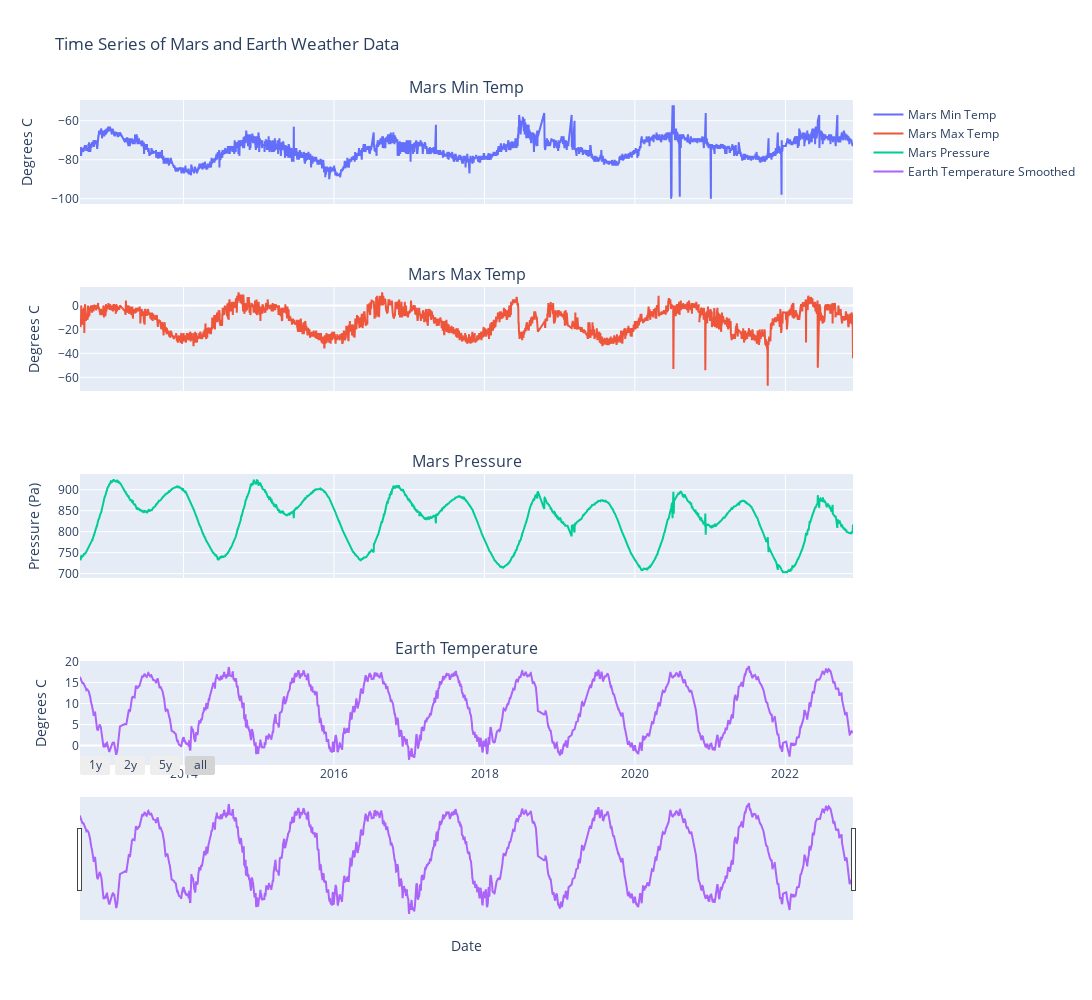

The notebook cell this image was saved under:
### Code cell
# Time Series Plots:
merged_df['temperature_2m_smooth'] = merged_df['temperature_2m'].rolling(window=7).mean()

fig = make_subplots(rows=4, cols=1, shared_xaxes=True,
                    subplot_titles=("Mars Min Temp", "Mars Max Temp", "Mars Pressure", "Earth Temperature"))

# Plot each variable on a separate subplot
fig.add_trace(go.Scatter(x=merged_df['date'], y=merged_df['min_temp'], name='Mars Min Temp'), row=1, col=1)
fig.add_trace(go.Scatter(x=merged_df['date'], y=merged_df['max_temp'], name='Mars Max Temp'), row=2, col=1)
fig.add_trace(go.Scatter(x=merged_df['date'], y=merged_df['pressure'], name='Mars Pressure'), row=3, col=1)
fig.add_trace(go.Scatter(x=merged_df['date'], y=merged_df['temperature_2m_smooth'], name='Earth Temperature Smoothed'), row=4, col=1)

fig.update_xaxes(title_text="Date", row=4, col=1, rangeslider_visible=True, rangeselector=dict(
    buttons=list([
        dict(count=1, label="1y", step="year", stepmode="backward"),
        dict(count=2, label="2y", step="year", stepmode="backward"),
        dict(count=5, label="5y", step="year", stepmode="backward"),
        dict(step="all")
    ])
))

# Update x-axis and y-axis labels
fig.update_xaxes(title_text="Date", row=4, col=1)  # Only the last subplot needs the x-axis label
fig.update_yaxes(title_text="Degrees C", row=1, col=1)
fig.update_yaxes(title_text="Degrees C", row=2, col=1)
fig.update_yaxes(title_text="Pressure (Pa)", row=3, col=1)
fig.update_yaxes(title_text="Degrees C", row=4, col=1)

fig.update_layout(
    # paper_bgcolor='rgba(0,0,0,0)',
    #               plot_bgcolor='rgba(0,0,0,0)',
                #   font=dict(color='white'),
                  width=1500, 
                  height=1000, 
                  title_text="Time Series of Mars and Earth Weather Data")
fig.show()

### Figure 1 — Plotly figure (JSON) as saved in the notebook; plotly's stock layout.template omitted (floating-point values rounded to 4 significant figures; data arrays with more than 128 entries replaced by an {"elided": "..."} marker saying what was removed)
{"data": [{"name": "Mars Min Temp", "type": "scatter", "x": {"elided": "5450 str values"}, "xaxis": "x", "y": {"elided": "5450 int values"}, "yaxis": "y"}, {"name": "Mars Max Temp", "type": "scatter", "x": {"elided": "5450 str values"}, "xaxis": "x2", "y": {"elided": "5450 int values"}, "yaxis": "y2"}, {"name": "Mars Pressure", "type": "scatter", "x": {"elided": "5450 str values"}, "xaxis": "x3", "y": {"elided": "5450 int values"}, "yaxis": "y3"}, {"name": "Earth Temperature Smoothed", "type": "scatter", "x": {"elided": "5450 str values"}, "xaxis": "x4", "y": {"elided": "5450 float values"}, "yaxis": "y4"}], "layout": {"annotations": [{"font": {"size": 16}, "showarrow": false, "text": "Mars Min Temp", "x": 0.5, "xanchor": "center", "xref": "paper", "y": 1, "yanchor": "bottom", "yref": "paper"}, {"font": {"size": 16}, "showarrow": false, "text": "Mars Max Temp", "x": 0.5, "xanchor": "center", "xref": "paper", "y": 0.7188, "yanchor": "bottom", "yref": "paper"}, {"font": {"size": 16}, "showarrow": false, "text": "Mars Pressure", "x": 0.5, "xanchor": "center", "xref": "paper", "y": 0.4375, "yanchor": "bottom", "yref": "paper"}, {"font": {"size": 16}, "showarrow": false, "text": "Earth Temperature", "x": 0.5, "xanchor": "center", "xref": "paper", "y": 0.1562, "yanchor": "bottom", "yref": "paper"}], "height": 1000, "title": {"text": "Time Series of Mars and Earth Weather Data"}, "width": 1500, "xaxis": {"anchor": "y", "domain": [0, 1], "matches": "x4", "showticklabels": false}, "xaxis2": {"anchor": "y2", "domain": [0, 1], "matches": "x4", "showticklabels": false}, "xaxis3": {"anchor": "y3", "domain": [0, 1], "matches": "x4", "showticklabels": false}, "xaxis4": {"anchor": "y4", "domain": [0, 1], "rangeselector": {"buttons": [{"count": 1, "label": "1y", "step": "year", "stepmode": "backward"}, {"count": 2, "label": "2y", "step": "year", "stepmode": "backward"}, {"count": 5, "label": "5y", "step": "year", "stepmode": "backward"}, {"step": "all"}]}, "rangeslider": {"visible": true}, "title": {"text": "Date"}}, "yaxis": {"anchor": "x", "domain": [0.8438, 1], "title": {"text": "Degrees C"}}, "yaxis2": {"anchor": "x2", "domain": [0.5625, 0.7188], "title": {"text": "Degrees C"}}, "yaxis3": {"anchor": "x3", "domain": [0.2812, 0.4375], "title": {"text": "Pressure (Pa)"}}, "yaxis4": {"anchor": "x4", "domain": [0, 0.1562], "title": {"text": "Degrees C"}}}}
